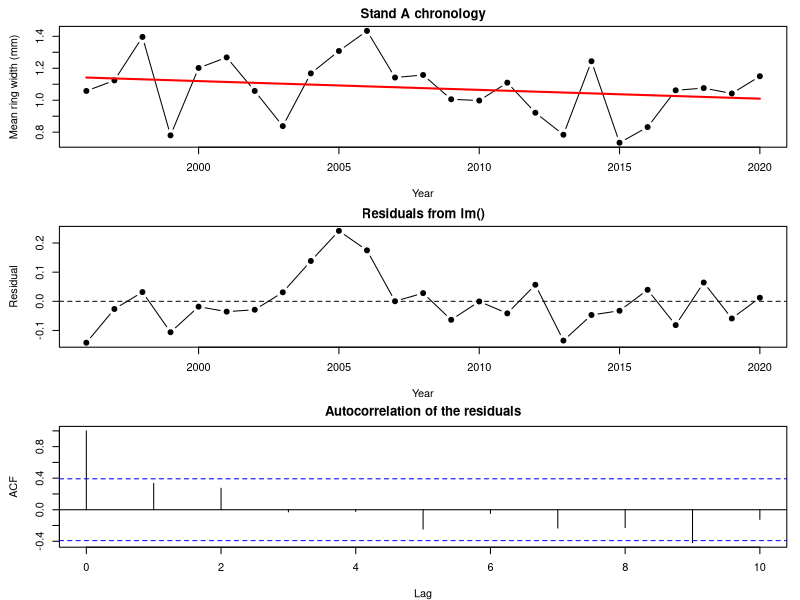
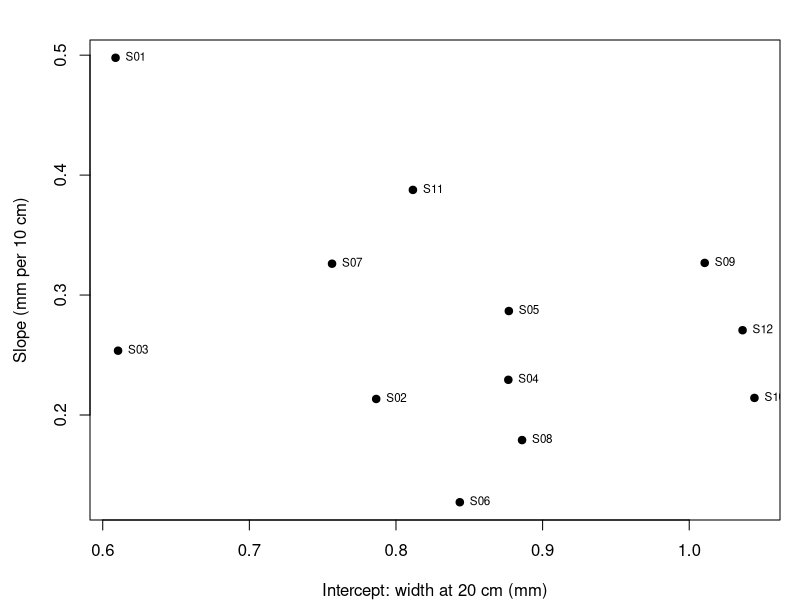
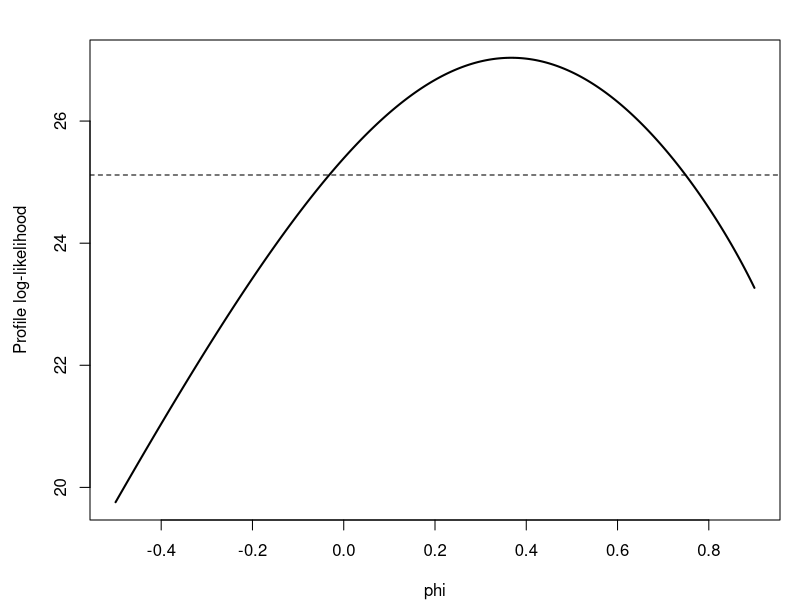

Source code (R) for these figures, in order:
#  NRES 746, Week 12: autocorrelation and mixed models in R =====
#  Sections match the Week 12 web page. Needs mvtnorm, lme4, nlme, glmmTMB.
#  Package syntax: lecture_notes/NOTES_Reference_MixedModelSyntax.pdf (nlme, lme4, glmmTMB side by side).

# AUTOCORRELATION AND MIXED MODELS IN R ===================================================

rm(list = ls())
library(mvtnorm)

# Pinyon ring-width data ----------------------------------------------------------------

# pinyon ring widths (mm): 4 stands x 5 trees x 25 years; simulated
set.seed(21)
years <- 1996:2020
n_yr <- length(years)
precip <- round(rgamma(n_yr, shape = 9, scale = 22 / 9), 1)   # winter precipitation (cm)
stand_eff <- rnorm(4, 0, 0.12)
ar_dev <- matrix(0, 4, n_yr)            # shared year-to-year deviations within each stand
for (j in 1:4) {
  ar_dev[j, 1] <- rnorm(1, 0, 0.08 / sqrt(1 - 0.6^2))
  for (t in 2:n_yr) ar_dev[j, t] <- 0.6 * ar_dev[j, t - 1] + rnorm(1, 0, 0.08)
}
rings <- expand.grid(year = years, tree = 1:5, stand = LETTERS[1:4])
rings$tree_id <- paste0(rings$stand, rings$tree)
tree_eff <- setNames(rnorm(20, 0, 0.1), unique(rings$tree_id))
j <- match(rings$stand, LETTERS)
t <- match(rings$year, years)
rings$precip <- precip[t]
rings$width <- round(0.35 + stand_eff[j] + tree_eff[rings$tree_id] + 0.025 * rings$precip +
                       ar_dev[cbind(j, t)] + rnorm(nrow(rings), 0, 0.1), 2)

# stand chronologies (mean of 5 trees per stand-year) and tree means (mean over 25 years)
chron <- aggregate(width ~ stand + year + precip, data = rings, FUN = mean)
chron <- chron[order(chron$stand, chron$year), ]
chron$stand <- factor(chron$stand)
tree_means <- aggregate(width ~ stand + tree_id, data = rings, FUN = mean)

# 1. Autocorrelation: AR(1) ---------------------------------------------------------------

chron_a <- chron[chron$stand == "A", ]
chron_a$year_c <- chron_a$year - 2008          # centered year: 0 = 2008
fit_lm_a <- lm(width ~ precip + year_c, data = chron_a)
summary(fit_lm_a)$coefficients
par(mfrow = c(3, 1), mar = c(4, 4.5, 2, 1))
plot(chron_a$year, chron_a$width, type = "b", pch = 19, xlab = "Year",
     ylab = "Mean ring width (mm)", main = "Stand A chronology")
trend <- predict(fit_lm_a, newdata = data.frame(precip = mean(chron_a$precip),
                                                year_c = chron_a$year_c))
lines(chron_a$year, trend, lwd = 2, col = "red")   # year trend at mean precipitation
plot(chron_a$year, resid(fit_lm_a), type = "b", pch = 19, xlab = "Year",
     ylab = "Residual", main = "Residuals from lm()")
abline(h = 0, lty = 2)
acf(resid(fit_lm_a), lag.max = 10, main = "")
title("Autocorrelation of the residuals", line = 0.8)
par(mfrow = c(1, 1))

# lag-1 residual correlation in each stand (stand A's is inside the bounds, +/-0.39)
lag1 <- function(dat) {
  dat$year_c <- dat$year - 2008
  acf(resid(lm(width ~ precip + year_c, data = dat)), plot = FALSE)$acf[2]
}
round(sapply(split(chron, chron$stand), lag1), 2)

# AR(1) covariance: V_st = sigma_e^2 / (1 - phi^2) * phi^|s - t|
lags <- abs(outer(1:25, 1:25, "-"))
V_ar1 <- function(phi, sigma_e) sigma_e^2 / (1 - phi^2) * phi^lags
round(V_ar1(0.6, 0.08)[1:5, 1:5], 4)

# mean: a + b * precip + c * year_c; AR(1) errors with phi = tanh(par[4]), sigma_e = exp(par[5])
nll_ar1 <- function(par) {
  mu <- par[1] + par[2] * chron_a$precip + par[3] * chron_a$year_c
  V <- V_ar1(tanh(par[4]), exp(par[5]))
  -dmvnorm(chron_a$width, mu, V, log = TRUE)
}
fit_ar1 <- optim(c(coef(fit_lm_a), 0, log(0.1)), nll_ar1, method = "BFGS", hessian = TRUE)
c(a = fit_ar1$par[1], b = fit_ar1$par[2], c = fit_ar1$par[3],
  phi = tanh(fit_ar1$par[4]), sigma_e = exp(fit_ar1$par[5]))

library(nlme)
fit_gls <- gls(width ~ precip + year_c, data = chron_a,
               correlation = corAR1(form = ~ year), method = "ML")
coef(fit_gls)
coef(fit_gls$modelStruct$corStruct, unconstrained = FALSE)   # phi (nlme calls it Phi)

# trend: estimate, SE, p under independence vs. AR(1) (Hessian SE)
se_ar1 <- sqrt(diag(solve(fit_ar1$hessian)))
summary(fit_lm_a)$coefficients["year_c", ]
c(estimate = fit_ar1$par[3], se = se_ar1[3], p = 2 * pnorm(-abs(fit_ar1$par[3] / se_ar1[3])))

#  [PAUSE] With phi near 0.9, what does one AR(1) series look like? How would you tell it from a slow trend?

# AR errors or a lagged response?
# AR(1) errors rewritten: y_t = a(1 - phi) + phi y_{t-1} + b x_t - phi b x_{t-1} + e_t
chron_a$width_lag <- c(NA, head(chron_a$width, -1))      # last year's width
chron_a$precip_lag <- c(NA, head(chron_a$precip, -1))    # last year's precipitation
fit_lag <- lm(width ~ width_lag + precip + year_c, data = chron_a)
fit_lag_x <- lm(width ~ width_lag + precip + precip_lag + year_c, data = chron_a)
round(coef(fit_lag), 4)          # gamma near 0
round(coef(fit_lag_x), 4)        # gamma near phi; precip_lag near -gamma * beta

# 2. Why these models are harder to fit ---------------------------------------------------

# random intercept for the 20 tree means: V = sigma_a^2 Z Z^T + sigma_e^2 I
y_tree <- tree_means$width
Z <- model.matrix(~ 0 + stand, data = tree_means)
V_ri <- function(sigma_a, sigma_e) sigma_a^2 * Z %*% t(Z) + sigma_e^2 * diag(20)
nll_ri <- function(par) -dmvnorm(y_tree, rep(par[1], 20), V_ri(exp(par[2]), exp(par[3])), log = TRUE)
fit_ri <- optim(c(mean(y_tree), log(0.1), log(0.1)), nll_ri, method = "BFGS")
c(mu = fit_ri$par[1], sigma_a = exp(fit_ri$par[2]), sigma_e = exp(fit_ri$par[3]))

# milliseconds per NLL evaluation, averaged over 'reps' evaluations
time_nll <- function(n, reps = 10) {
  y <- rnorm(n)
  V <- 0.5^abs(outer(1:n, 1:n, "-"))
  ms <- function(expr) 1000 * system.time(for (i in 1:reps) expr)[["elapsed"]] / reps
  c(n = n, independent = ms(sum(dnorm(y, 0, 1, log = TRUE))),
    mvn = ms(dmvnorm(y, rep(0, n), V, log = TRUE)))
}
set.seed(1)
timings <- t(sapply(c(250, 500, 1000, 2000), time_nll))
timings

# 3. Random slopes ------------------------------------------------------------------------

# drought sensitivity: 12 stands, records of 5-30 years; simulated
# truth: mean intercept 0.9, mean slope 0.25, sigma_a, sigma_b = (0.15, 0.10), rho_ab = -0.6, sigma_e = 0.12
set.seed(12)
n_years <- rep(c(30, 24, 18, 12, 8, 5), each = 2)        # record length per stand
sd_true <- c(0.15, 0.10)                                   # among-stand SDs: intercept, slope
rho_true <- -0.6
G_true <- diag(sd_true) %*% matrix(c(1, rho_true, rho_true, 1), 2) %*% diag(sd_true)
ab_true <- rmvnorm(12, c(0.9, 0.25), G_true)              # each stand's intercept and slope
stand_names <- sprintf("S%02d", 1:12)
drought <- data.frame(stand = factor(rep(stand_names, n_years)),
                      year = unlist(lapply(n_years, function(n) seq(2021 - n, 2020))))
j <- as.integer(drought$stand)
drought$precip <- round(rgamma(nrow(drought), shape = 9, scale = 22 / 9), 1)
drought$precip10 <- (drought$precip - 20) / 10           # 10-cm units, 0 = 20 cm
drought$width <- round(ab_true[j, 1] + ab_true[j, 2] * drought$precip10 +
                         rnorm(nrow(drought), 0, 0.12), 2)
head(drought)

# no pooling: one least-squares line per stand
nopool <- t(sapply(split(drought, drought$stand), function(s) coef(lm(width ~ precip10, data = s))))
plot(nopool, pch = 19, xlab = "Intercept: width at 20 cm (mm)", ylab = "Slope (mm per 10 cm)")
text(nopool, labels = stand_names, pos = 4, cex = 0.7)

# 4. Mixed models in R --------------------------------------------------------------------

library(lme4)
fit_ri_lmer <- lmer(width ~ precip10 + (1 | stand), data = drought, REML = FALSE)
fit_rs_lmer <- lmer(width ~ precip10 + (precip10 | stand), data = drought, REML = FALSE)
fixef(fit_rs_lmer)
VarCorr(fit_rs_lmer)
AIC(fit_ri_lmer, fit_rs_lmer)
vc_rs <- as.data.frame(VarCorr(fit_rs_lmer))$sdcor        # sigma_a, sigma_b, rho_ab, sigma_e

fit_rs_lme <- lme(width ~ precip10, random = ~ precip10 | stand, data = drought, method = "ML")

library(glmmTMB)
fit_rs_tmb <- glmmTMB(width ~ precip10 + (precip10 | stand), data = drought)   # ML by default

# by hand: one MVN block per stand, V_j = Z_j G Z_j^T + sigma_e^2 I
rows_by_stand <- split(seq_len(nrow(drought)), drought$stand)
nll_rs <- function(par) {
  sds <- exp(par[3:4])
  rho_ab <- tanh(par[5])
  sigma_e <- exp(par[6])
  G <- matrix(c(sds[1]^2, rho_ab * sds[1] * sds[2], rho_ab * sds[1] * sds[2], sds[2]^2), 2)
  nll <- 0
  for (rows in rows_by_stand) {
    Zj <- cbind(1, drought$precip10[rows])
    Vj <- Zj %*% G %*% t(Zj) + sigma_e^2 * diag(length(rows))
    nll <- nll - dmvnorm(drought$width[rows], as.vector(Zj %*% par[1:2]), Vj, log = TRUE)
  }
  nll
}
fit_rs_optim <- optim(c(0.9, 0.25, log(0.1), log(0.1), 0, log(0.1)), nll_rs, method = "BFGS")

tmb_sd <- attr(VarCorr(fit_rs_tmb)$cond$stand, "stddev")
lme_vc <- VarCorr(fit_rs_lme)
compare <- rbind(
  optim = c(fit_rs_optim$par[1:2], exp(fit_rs_optim$par[3:4]), tanh(fit_rs_optim$par[5]),
            exp(fit_rs_optim$par[6]), -fit_rs_optim$value),
  lmer = c(fixef(fit_rs_lmer), vc_rs, logLik(fit_rs_lmer)),
  lme = c(fixef(fit_rs_lme), as.numeric(lme_vc[1:2, "StdDev"]), as.numeric(lme_vc[2, "Corr"]),
          fit_rs_lme$sigma, logLik(fit_rs_lme)),
  glmmTMB = c(fixef(fit_rs_tmb)$cond, tmb_sd,
              attr(VarCorr(fit_rs_tmb)$cond$stand, "correlation")[1, 2],
              sigma(fit_rs_tmb), logLik(fit_rs_tmb)))
colnames(compare) <- c("mu_a", "mu_b", "sigma_a", "sigma_b", "rho_ab", "sigma_e", "logLik")
round(compare, 4)

# Discussion: the four short-record stands alone
short <- droplevels(drought[drought$stand %in% c("S09", "S10", "S11", "S12"), ])
fit_short <- lmer(width ~ precip10 + (precip10 | stand), data = short, REML = FALSE)
VarCorr(fit_short)

# Bonus: AR(1) by generalized least squares ----------------------------------------------

# for fixed phi: beta = (X'R^-1 X)^-1 X'R^-1 y, sigma_e^2 = r'R^-1 r / n; then search over phi alone
X_a <- cbind(1, chron_a$precip, chron_a$year_c)
y_a <- chron_a$width
n_a <- length(y_a)

gls_profile <- function(phi) {
  R <- phi^lags / (1 - phi^2)
  R_inv <- solve(R)
  beta <- solve(t(X_a) %*% R_inv %*% X_a, t(X_a) %*% R_inv %*% y_a)
  r <- as.vector(y_a - X_a %*% beta)
  sigma2 <- as.numeric(t(r) %*% R_inv %*% r) / n_a
  list(beta = as.vector(beta), sigma = sqrt(sigma2),
       loglik = dmvnorm(y_a, as.vector(X_a %*% beta), sigma2 * R, log = TRUE))
}
phi_gls <- optimize(function(phi) -gls_profile(phi)$loglik, c(-0.95, 0.95))$minimum
phi_gls
gls_profile(phi_gls)          # matches optim() and gls(); gls() reports sigma_e / sqrt(1 - phi^2)

# profile likelihood and approximate 95% interval for phi
phi_seq <- seq(-0.5, 0.9, by = 0.005)
ll_seq <- sapply(phi_seq, function(r) gls_profile(r)$loglik)
range(phi_seq[ll_seq > max(ll_seq) - 1.92])
plot(phi_seq, ll_seq, type = "l", lwd = 2, xlab = "phi", ylab = "Profile log-likelihood")
abline(h = max(ll_seq) - 1.92, lty = 2)

# Bonus: a random intercept and AR(1) together -------------------------------------------

Z_chron <- model.matrix(~ 0 + stand, data = chron)
V_combined <- function(sigma_a, phi, sigma_e) {
  sigma_a^2 * Z_chron %*% t(Z_chron) + kronecker(diag(4), V_ar1(phi, sigma_e))
}
nll_combined <- function(par) {
  mu <- par[1] + par[2] * chron$precip
  V <- V_combined(exp(par[3]), tanh(par[4]), exp(par[5]))
  -dmvnorm(chron$width, mu, V, log = TRUE)
}
fit_comb <- optim(c(0.4, 0.02, log(0.1), 0, log(0.1)), nll_combined, method = "BFGS",
                  control = list(maxit = 1000))
c(mu = fit_comb$par[1], beta = fit_comb$par[2], sigma_a = exp(fit_comb$par[3]),
  phi = tanh(fit_comb$par[4]), sigma_e = exp(fit_comb$par[5]))

fit_lme <- lme(width ~ precip, random = ~ 1 | stand, data = chron,
               correlation = corAR1(form = ~ year | stand), method = "ML")
fixef(fit_lme)
coef(fit_lme$modelStruct$corStruct, unconstrained = FALSE)
c(-fit_comb$value, logLik(fit_lme))       # same maximized log-likelihood

# Bonus: a Poisson GLMM by hand ----------------------------------------------------------

# marginal moments: mu = exp(b0 + b1 x + sigma_a^2 / 2); Var = mu + mu^2 (exp(sigma_a^2) - 1)
mu_glmm <- exp(1.5 + 0.5^2 / 2)               # vigor 0, beta0 = 1.5, sigma_a = 0.5
moments <- c(mean = mu_glmm, var = mu_glmm + mu_glmm^2 * (exp(0.5^2) - 1), cov = mu_glmm^2 * (exp(0.5^2) - 1))

set.seed(746)
a_sim <- rnorm(1e5, 0, 0.5)                  # 100,000 stands, two trees each
y_tree1 <- rpois(1e5, exp(1.5 + a_sim))
y_tree2 <- rpois(1e5, exp(1.5 + a_sim))
rbind(formula = moments, simulation = c(mean(y_tree1), var(y_tree1), cov(y_tree1, y_tree2)))
moments[3] / moments[2]                  # within-stand correlation

# cones on 8 trees per stand; log(lambda) = b0 + b1 * vigor + b_j; simulated
set.seed(12)
cones <- data.frame(stand = factor(rep(stand_names, each = 8)),
                    vigor = round(rnorm(96), 2))
a_stand <- rnorm(12, 0, 0.5)
cones$count <- rpois(96, exp(1.5 + 0.4 * cones$vigor + a_stand[as.integer(cones$stand)]))

# each stand's likelihood integrates over its random intercept a
nll_glmm <- function(par) {
  sigma_a <- exp(par[3])
  nll <- 0
  for (g in split(cones, cones$stand)) {
    stand_lik <- function(a) {
      sapply(a, function(ai) exp(sum(dpois(g$count, exp(par[1] + par[2] * g$vigor + ai), log = TRUE)))) *
        dnorm(a, 0, sigma_a)
    }
    nll <- nll - log(integrate(stand_lik, -Inf, Inf)$value)
  }
  nll
}
fit_glmm <- optim(c(1, 0, log(0.3)), nll_glmm, method = "BFGS")
fit_glmm_tmb <- glmmTMB(count ~ vigor + (1 | stand), family = poisson, data = cones)
rbind(integrate = c(fit_glmm$par[1:2], exp(fit_glmm$par[3]), -fit_glmm$value),
      glmmTMB = c(fixef(fit_glmm_tmb)$cond, attr(VarCorr(fit_glmm_tmb)$cond$stand, "stddev"),
                  logLik(fit_glmm_tmb)))

# BAYESIAN HIERARCHICAL MODELS ===========================================================
# moved to lecture_notes/CODE_Week13_HierarchicalModelsAndGAMs.R (Week 13 page)
